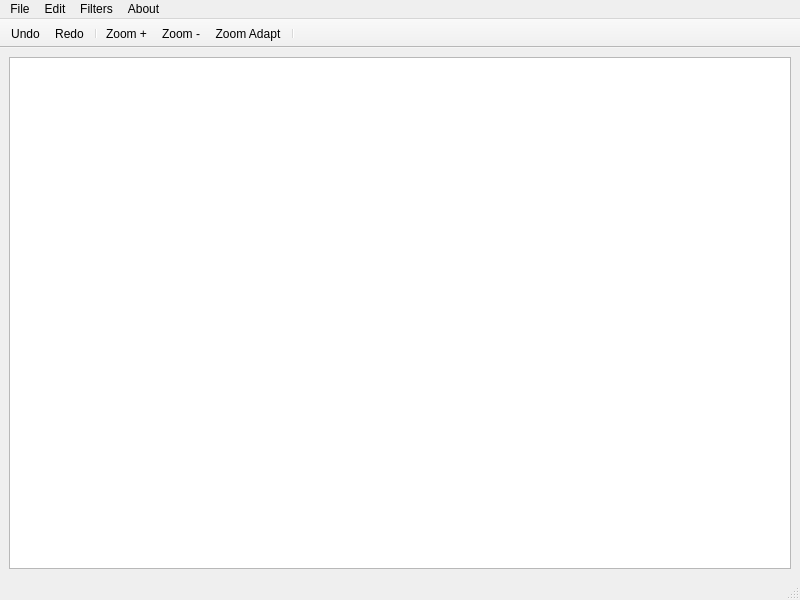
<?xml version="1.0" encoding="UTF-8"?>
<ui version="4.0">
 <class>MainWindow</class>
 <widget class="QMainWindow" name="MainWindow">
  <property name="geometry">
   <rect>
    <x>0</x>
    <y>0</y>
    <width>800</width>
    <height>600</height>
   </rect>
  </property>
  <property name="windowTitle">
   <string>Image Editor</string>
  </property>
  <property name="windowIcon">
   <iconset resource="resources.qrc">
    <normaloff>:/icons/resources/icon.png</normaloff>:/icons/resources/icon.png</iconset>
  </property>
  <widget class="QWidget" name="centralwidget">
   <layout class="QVBoxLayout" name="verticalLayout">
    <item>
     <widget class="QGraphicsView" name="graphicsView"/>
    </item>
   </layout>
  </widget>
  <widget class="QMenuBar" name="menubar">
   <property name="geometry">
    <rect>
     <x>0</x>
     <y>0</y>
     <width>800</width>
     <height>22</height>
    </rect>
   </property>
   <widget class="QMenu" name="menuFile">
    <property name="title">
     <string>File</string>
    </property>
    <addaction name="actionOpen"/>
    <addaction name="actionSave_as"/>
    <addaction name="actionSave"/>
    <addaction name="actionExit"/>
   </widget>
   <widget class="QMenu" name="menuEdit">
    <property name="title">
     <string>Edit</string>
    </property>
    <widget class="QMenu" name="menuRotation">
     <property name="title">
      <string>Rotation</string>
     </property>
     <addaction name="actionRotate_Clockwise"/>
     <addaction name="actionRotate_anticlockwise"/>
    </widget>
    <widget class="QMenu" name="menuFlip">
     <property name="title">
      <string>Flip</string>
     </property>
     <addaction name="actionFlip_x"/>
     <addaction name="actionFlip_y"/>
    </widget>
    <widget class="QMenu" name="menuColor">
     <property name="title">
      <string>Color</string>
     </property>
     <addaction name="actionGrayscale"/>
     <addaction name="actionColormask"/>
     <addaction name="actionBrightness"/>
     <addaction name="actionContrast"/>
    </widget>
    <addaction name="actionUndo"/>
    <addaction name="actionRedo"/>
    <addaction name="menuRotation"/>
    <addaction name="menuFlip"/>
    <addaction name="menuColor"/>
    <addaction name="actionScale"/>
   </widget>
   <widget class="QMenu" name="menuFilters">
    <property name="title">
     <string>Filters</string>
    </property>
    <addaction name="actionBlur"/>
    <addaction name="actionSharpen"/>
    <addaction name="actionEmboss"/>
    <addaction name="actionEdge_detect"/>
   </widget>
   <widget class="QMenu" name="menuAbout">
    <property name="title">
     <string>About</string>
    </property>
    <addaction name="actionAbout_Image_Editor"/>
    <addaction name="actionAbout_Qt"/>
   </widget>
   <addaction name="menuFile"/>
   <addaction name="menuEdit"/>
   <addaction name="menuFilters"/>
   <addaction name="menuAbout"/>
  </widget>
  <widget class="QStatusBar" name="statusbar"/>
  <widget class="QToolBar" name="toolBar">
   <property name="windowTitle">
    <string>toolBar</string>
   </property>
   <property name="movable">
    <bool>false</bool>
   </property>
   <property name="floatable">
    <bool>false</bool>
   </property>
   <attribute name="toolBarArea">
    <enum>TopToolBarArea</enum>
   </attribute>
   <attribute name="toolBarBreak">
    <bool>false</bool>
   </attribute>
   <addaction name="actionUndo"/>
   <addaction name="actionRedo"/>
   <addaction name="separator"/>
   <addaction name="actionZoomInc"/>
   <addaction name="actionZoomDec"/>
   <addaction name="actionZoom_Adapt"/>
   <addaction name="separator"/>
  </widget>
  <action name="actionOpen">
   <property name="text">
    <string>Open</string>
   </property>
  </action>
  <action name="actionSave_as">
   <property name="text">
    <string>Save as</string>
   </property>
   <property name="shortcut">
    <string>Ctrl+Shift+S</string>
   </property>
  </action>
  <action name="actionUndo">
   <property name="icon">
    <iconset>
     <normalon>:/icons/resources/undo.png</normalon>
    </iconset>
   </property>
   <property name="text">
    <string>Undo</string>
   </property>
   <property name="shortcut">
    <string>Ctrl+Z</string>
   </property>
  </action>
  <action name="actionRedo">
   <property name="icon">
    <iconset resource="resources.qrc">
     <normaloff>:/icons/resources/redo.png</normaloff>:/icons/resources/redo.png</iconset>
   </property>
   <property name="text">
    <string>Redo</string>
   </property>
   <property name="shortcut">
    <string>Ctrl+Shift+Z</string>
   </property>
  </action>
  <action name="actionAbout_Image_Editor">
   <property name="text">
    <string>About Image Editor</string>
   </property>
  </action>
  <action name="actionAbout_Qt">
   <property name="text">
    <string>About Qt</string>
   </property>
  </action>
  <action name="actionRotate_Clockwise">
   <property name="text">
    <string>Rotate clockwise</string>
   </property>
  </action>
  <action name="actionRotate_anticlockwise">
   <property name="text">
    <string>Rotate anticlockwise</string>
   </property>
  </action>
  <action name="actionFlip_x">
   <property name="text">
    <string>Flip X</string>
   </property>
  </action>
  <action name="actionFlip_y">
   <property name="text">
    <string>Flip Y</string>
   </property>
  </action>
  <action name="actionGrayscale">
   <property name="text">
    <string>Grayscale</string>
   </property>
  </action>
  <action name="actionColormask">
   <property name="text">
    <string>Colormask</string>
   </property>
  </action>
  <action name="actionBrightness">
   <property name="text">
    <string>Brightness</string>
   </property>
  </action>
  <action name="actionContrast">
   <property name="text">
    <string>Contrast</string>
   </property>
  </action>
  <action name="actionScale">
   <property name="text">
    <string>Scale</string>
   </property>
  </action>
  <action name="actionBlur">
   <property name="text">
    <string>Blur</string>
   </property>
  </action>
  <action name="actionSharpen">
   <property name="text">
    <string>Sharpen</string>
   </property>
  </action>
  <action name="actionEmboss">
   <property name="text">
    <string>Emboss</string>
   </property>
  </action>
  <action name="actionEdge_detect">
   <property name="text">
    <string>Edge detect</string>
   </property>
  </action>
  <action name="actionZoomInc">
   <property name="icon">
    <iconset>
     <normalon>:/icons/resources/zoom-in.png</normalon>
    </iconset>
   </property>
   <property name="text">
    <string>Zoom +</string>
   </property>
   <property name="shortcut">
    <string>Ctrl+=</string>
   </property>
  </action>
  <action name="actionZoomDec">
   <property name="icon">
    <iconset>
     <normalon>:/icons/resources/zoom-out.png</normalon>
    </iconset>
   </property>
   <property name="text">
    <string>Zoom -</string>
   </property>
   <property name="shortcut">
    <string>Ctrl+-</string>
   </property>
  </action>
  <action name="actionZoom_Adapt">
   <property name="icon">
    <iconset>
     <normalon>:/icons/resources/zoom-adapt.png</normalon>
    </iconset>
   </property>
   <property name="text">
    <string>Zoom Adapt</string>
   </property>
   <property name="shortcut">
    <string>Ctrl+Return</string>
   </property>
  </action>
  <action name="actionSave">
   <property name="text">
    <string>Save</string>
   </property>
   <property name="shortcut">
    <string>Ctrl+S</string>
   </property>
  </action>
  <action name="actionExit">
   <property name="text">
    <string>Exit</string>
   </property>
  </action>
 </widget>
 <resources>
  <include location="resources.qrc"/>
 </resources>
 <connections/>
</ui>
